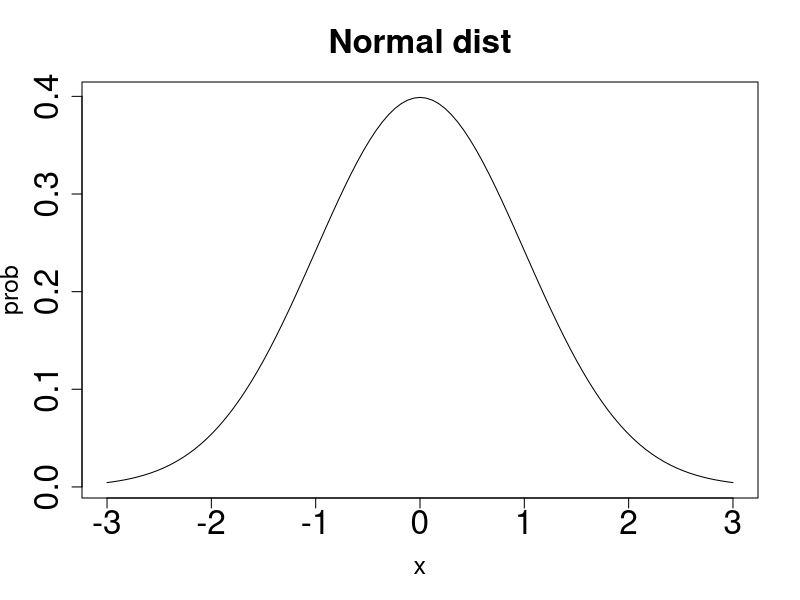
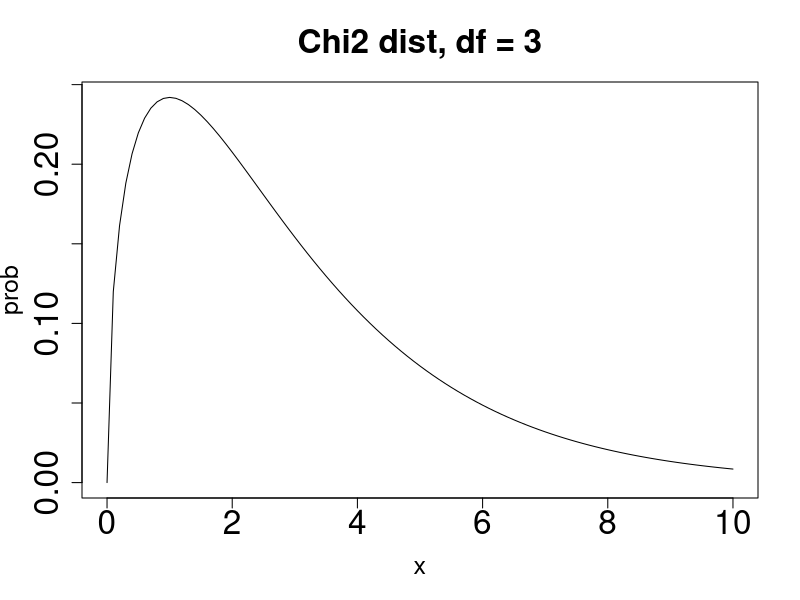
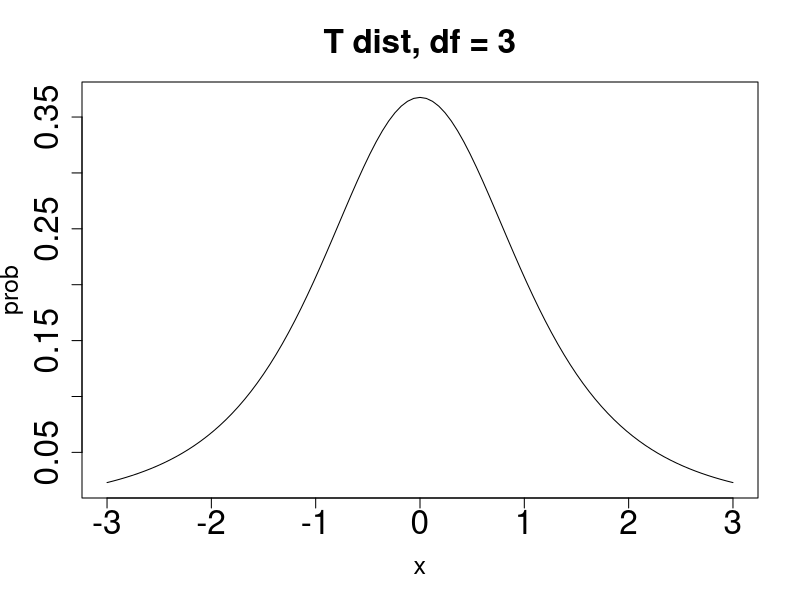
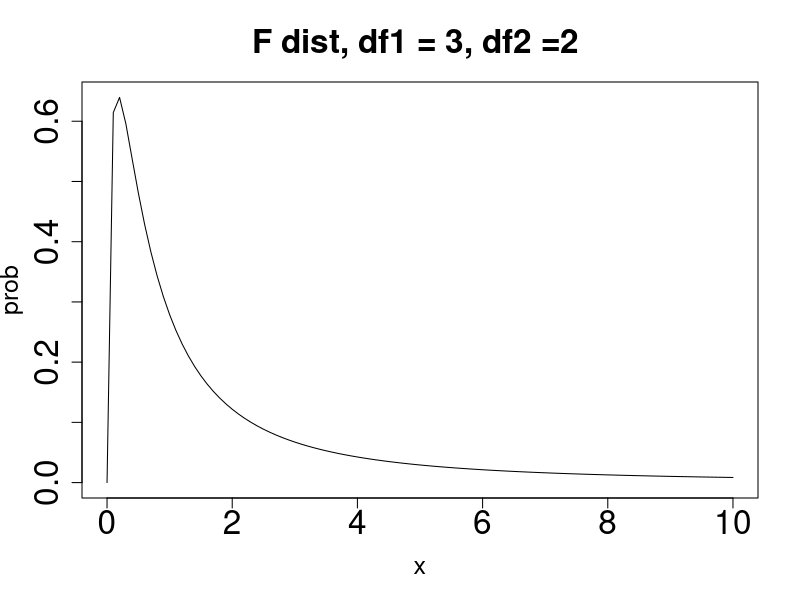

Write the R code that produced these figures, in order.
### Random Variable
sample(c(1,2,3,4,5,6),1)
sample(c(1,2,3,4,5,6),10, replace = TRUE)

mean(c(1,2,3,4,5,6))
sd(c(1,2,3,4,5,6))

### Normal distribution
pnorm(2, mean = 2, sd = 4)     #P(X<2)까지의 확률
dnorm(0, 2, 4)                 #X=0일 때 확률밀도함수 값
qnorm(0.5, 2, 4)               #p = 0.5가 되기 위한 확률변수값
plot(dnorm,-3,3, main = "Normal dist", ylab = "prob", cex.main=2, cex.axis = 2, cex.lab = 1.5)


### Chi-square distribution
pchisq(2, df = 3)             #P(X<2) 까지의 확률
dchisq(2, df = 3)             #x=2일 때 확률밀도함수 값
qchisq(0.4275933, df = 3)     #p = 0.4275933이 되기 위한 확률변수값
plot_chi = function(x){
  dchisq(x, df = 3)
}
plot(plot_chi,0,10, main = "Chi2 dist, df = 3", ylab = "prob", cex.main=2, cex.axis = 2, cex.lab = 1.5)

### t distribution
pt(0, df = 3)                 #P(X<0) 까지의 확률   
dt(0, df = 3)                 #x=0일 때 확률밀도함수 값
qt(0.5, df = 3)               #p = 0.5가 되기 위한 확률변수값
plot_t = function(x){
  dt(x, df = 3)
}
plot(plot_t,-3,3, main = "T dist, df = 3", ylab = "prob", cex.main=2, cex.axis = 2, cex.lab = 1.5)


### F distribution
pf(2, df1 = 3, df2 = 2)                 #P(X<2) 까지의 확률   
df(2, df1 = 3, df2 = 2)                 #x=2일 때 확률밀도함수 값
qf(0.6495191, df1 = 3, df2 = 2)         #p = 0.6495191가 되기 위한 확률변수값
plot_F = function(x){
  df(x, df1 = 3, df2= 2)
}
plot(plot_F,0,10, main = "F dist, df1 = 3, df2 =2 ", ylab = "prob", cex.main=2, cex.axis = 2, cex.lab = 1.5)
